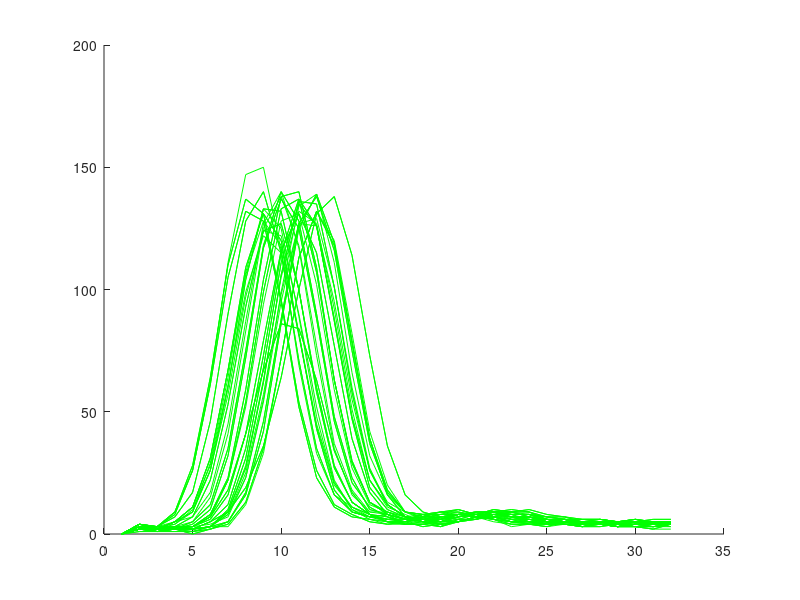

This chart was generated by the following MATLAB code: (Note: this script raises an error after producing the figure.)
clear all;

figure(1); clf; hold on;

load('trans_waveform_test')

from = 100; to = 150;

for i = from : to,
    plot(1:size(sum_samples, 2), sum_samples(i,:), 'g-');
end;

wsamp = trans_waveform(sum_samples, -1)

for i = from : to,
    plot(1:size(sum_samples, 2), wsamp(i,:), 'r-');
end

